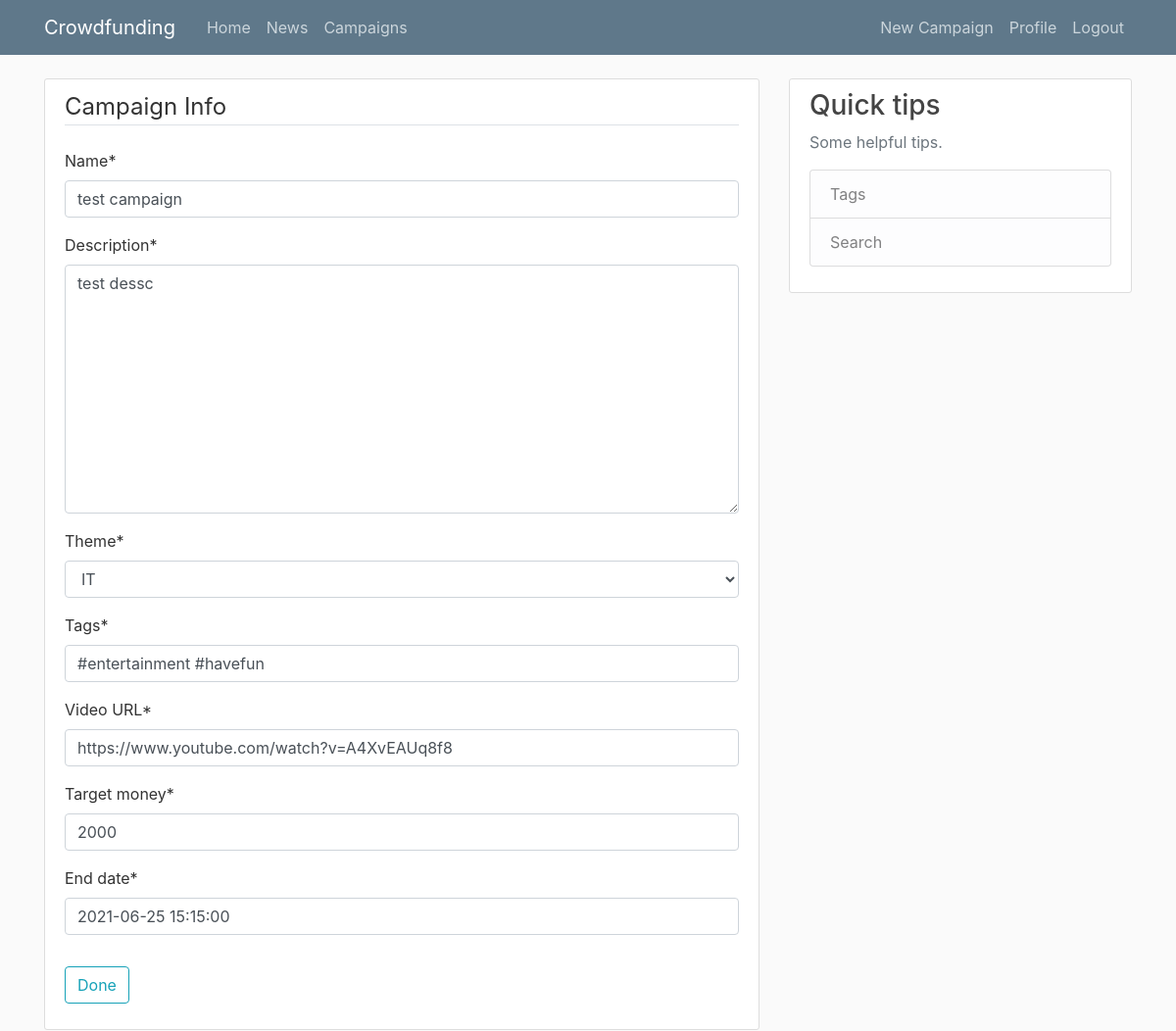
Page /campaigns/12/update/ (signed in) on the earlier database version.
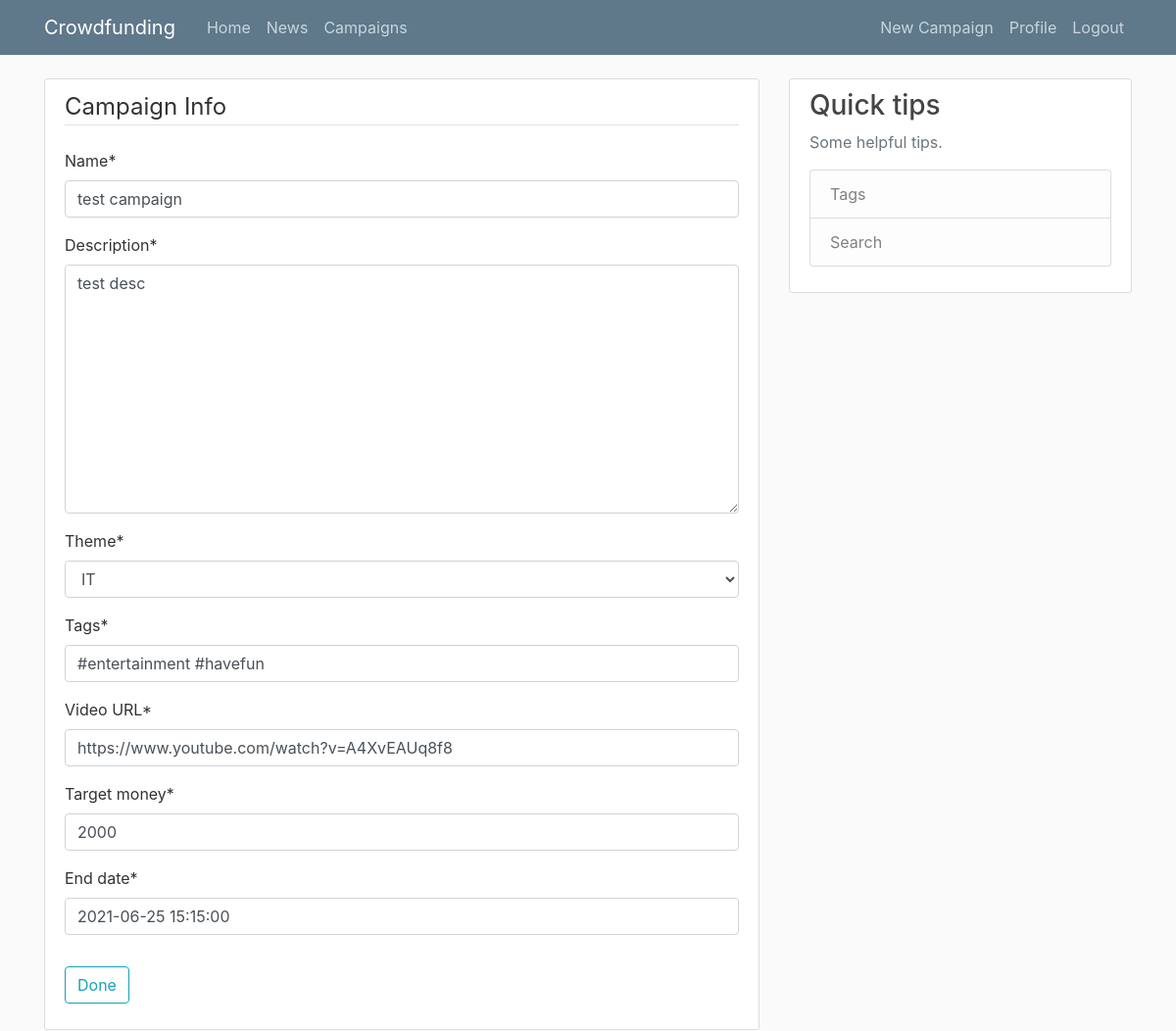
Same page on the later database version.
### campaigns/models.py (models this page shows, shortened)
class Campaign(models.Model):
    name = models.CharField(max_length=255, unique=True)
    description = models.TextField()
    theme = models.CharField(max_length=255, choices=CAMPAIGN_THEME_CHOICES, default='all')
    tags = models.CharField(max_length=255)
    video_URL = models.CharField(max_length=255)
    target_money = models.IntegerField()
    created_date = models.DateTimeField(default=timezone.now)
    end_date = models.DateTimeField(default=timezone.now)
    owner = models.ForeignKey(User, on_delete=models.CASCADE)

### campaigns/views.py (the view, shortened to what this page needs)
# urls.py: path('campaigns/<int:pk>/update/', CampaignsUpdateView.as_view(), name='campaigns-update'),
class CampaignsUpdateView(LoginRequiredMixin, UserPassesTestMixin, UpdateView):
    model = Campaign
    fields = ['name', 'description', 'theme', 'tags', 'video_URL', 'target_money', 'end_date']
    def test_func(self):
        campaign = self.get_object()
        if self.request.user == campaign.owner:
            return True
        return False

### campaigns/templates/campaigns/campaign_form.html (shortened to what this page needs)
{% extends "campaigns/base.html" %}
{% load crispy_forms_tags %}
{% block content %}
    <div class="content-section">
        <form method="POST">
            <fieldset class="form-group">
                <legend class="border-bottom mb-4">Campaign Info</legend>
                {{ form|crispy }}
            </fieldset>
            <div class="form-group">
                <button class="btn btn-outline-info" type="submit">Done</button>
            </div>
        </form>
    </div>
{% endblock content %}

Differences in the rows shown:
changed Campaign "test campaign": description "test dessc" → "test desc"
